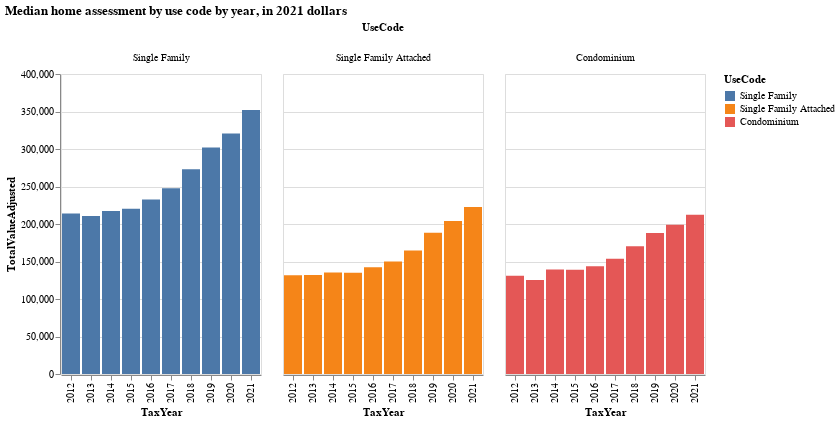

The code cell stored with this chart in its notebook:
### Code cell
alt.Chart(assessments_by_use_by_year).mark_bar().encode(
    x=alt.X("TaxYear:N", sort="x"),
    y=alt.Y("TotalValueAdjusted:Q"),
    color=alt.X("UseCode:N", sort=alt.SortField("TotalValueAdjusted", "descending")),
    column=alt.X("UseCode:N", sort=alt.SortField("TotalValueAdjusted", "descending")),
    tooltip="TotalValueAdjusted:Q",
).properties(
    title="Median home assessment by use code by year, in 2021 dollars",
)

### Figure 1 — Vega-Lite specification as saved in the notebook (floating-point values rounded to 4 significant figures)
{"config": {"view": {"continuousWidth": 400, "continuousHeight": 300}}, "data": {"name": "data-a8176f29a14eb2decca0df1c23fc24a4"}, "mark": "bar", "encoding": {"color": {"field": "UseCode", "sort": {"field": "TotalValueAdjusted", "order": "descending"}, "type": "nominal"}, "column": {"field": "UseCode", "sort": {"field": "TotalValueAdjusted", "order": "descending"}, "type": "nominal"}, "tooltip": {"field": "TotalValueAdjusted", "type": "quantitative"}, "x": {"field": "TaxYear", "sort": "x", "type": "nominal"}, "y": {"field": "TotalValueAdjusted", "type": "quantitative"}}, "title": "Median home assessment by use code by year, in 2021 dollars", "$schema": "https://vega.github.io/schema/vega-lite/v4.17.0.json", "datasets": {"data-a8176f29a14eb2decca0df1c23fc24a4": [{"TaxYear": 2021, "UseCode": "Condominium", "TotalValue": 212500.0, "TotalValueAdjusted": 212500.0}, {"TaxYear": 2020, "UseCode": "Condominium", "TotalValue": 208500.0, "TotalValueAdjusted": 199100.0}, {"TaxYear": 2019, "UseCode": "Condominium", "TotalValue": 199200.0, "TotalValueAdjusted": 188000.0}, {"TaxYear": 2018, "UseCode": "Condominium", "TotalValue": 183700.0, "TotalValueAdjusted": 170200.0}, {"TaxYear": 2017, "UseCode": "Condominium", "TotalValue": 170000.0, "TotalValueAdjusted": 153800.0}, {"TaxYear": 2016, "UseCode": "Condominium", "TotalValue": 162200.0, "TotalValueAdjusted": 143700.0}, {"TaxYear": 2015, "UseCode": "Condominium", "TotalValue": 159000.0, "TotalValueAdjusted": 139100.0}, {"TaxYear": 2014, "UseCode": "Condominium", "TotalValue": 159300.0, "TotalValueAdjusted": 139200.0}, {"TaxYear": 2013, "UseCode": "Condominium", "TotalValue": 145600.0, "TotalValueAdjusted": 125200.0}, {"TaxYear": 2012, "UseCode": "Condominium", "TotalValue": 154600.0, "TotalValueAdjusted": 131000.0}, {"TaxYear": 2021, "UseCode": "Single Family", "TotalValue": 351900.0, "TotalValueAdjusted": 351900.0}, {"TaxYear": 2020, "UseCode": "Single Family", "TotalValue": 335800.0, "TotalValueAdjusted": 320700.0}, {"TaxYear": 2019, "UseCode": "Single Family", "TotalValue": 320000.0, "TotalValueAdjusted": 302000.0}, {"TaxYear": 2018, "UseCode": "Single Family", "TotalValue": 294700.0, "TotalValueAdjusted": 273100.0}, {"TaxYear": 2017, "UseCode": "Single Family", "TotalValue": 273700.0, "TotalValueAdjusted": 247600.0}, {"TaxYear": 2016, "UseCode": "Single Family", "TotalValue": 262500.0, "TotalValueAdjusted": 232500.0}, {"TaxYear": 2015, "UseCode": "Single Family", "TotalValue": 252000.0, "TotalValueAdjusted": 220500.0}, {"TaxYear": 2014, "UseCode": "Single Family", "TotalValue": 248600.0, "TotalValueAdjusted": 217200.0}, {"TaxYear": 2013, "UseCode": "Single Family", "TotalValue": 245000.0, "TotalValueAdjusted": 210600.0}, {"TaxYear": 2012, "UseCode": "Single Family", "TotalValue": 252400.0, "TotalValueAdjusted": 213900.0}, {"TaxYear": 2021, "UseCode": "Single Family Attached", "TotalValue": 222600.0, "TotalValueAdjusted": 222600.0}, {"TaxYear": 2020, "UseCode": "Single Family Attached", "TotalValue": 213600.0, "TotalValueAdjusted": 204000.0}, {"TaxYear": 2019, "UseCode": "Single Family Attached", "TotalValue": 199700.0, "TotalValueAdjusted": 188400.0}, {"TaxYear": 2018, "UseCode": "Single Family Attached", "TotalValue": 177800.0, "TotalValueAdjusted": 164800.0}, {"TaxYear": 2017, "UseCode": "Single Family Attached", "TotalValue": 165700.0, "TotalValueAdjusted": 149900.0}, {"TaxYear": 2016, "UseCode": "Single Family Attached", "TotalValue": 160600.0, "TotalValueAdjusted": 142200.0}, {"TaxYear": 2015, "UseCode": "Single Family Attached", "TotalValue": 154400.0, "TotalValueAdjusted": 135100.0}, {"TaxYear": 2014, "UseCode": "Single Family Attached", "TotalValue": 155000.0, "TotalValueAdjusted": 135400.0}, {"TaxYear": 2013, "UseCode": "Single Family Attached", "TotalValue": 153600.0, "TotalValueAdjusted": 132100.0}, {"TaxYear": 2012, "UseCode": "Single Family Attached", "TotalValue": 155500.0, "TotalValueAdjusted": 131800.0}]}}
